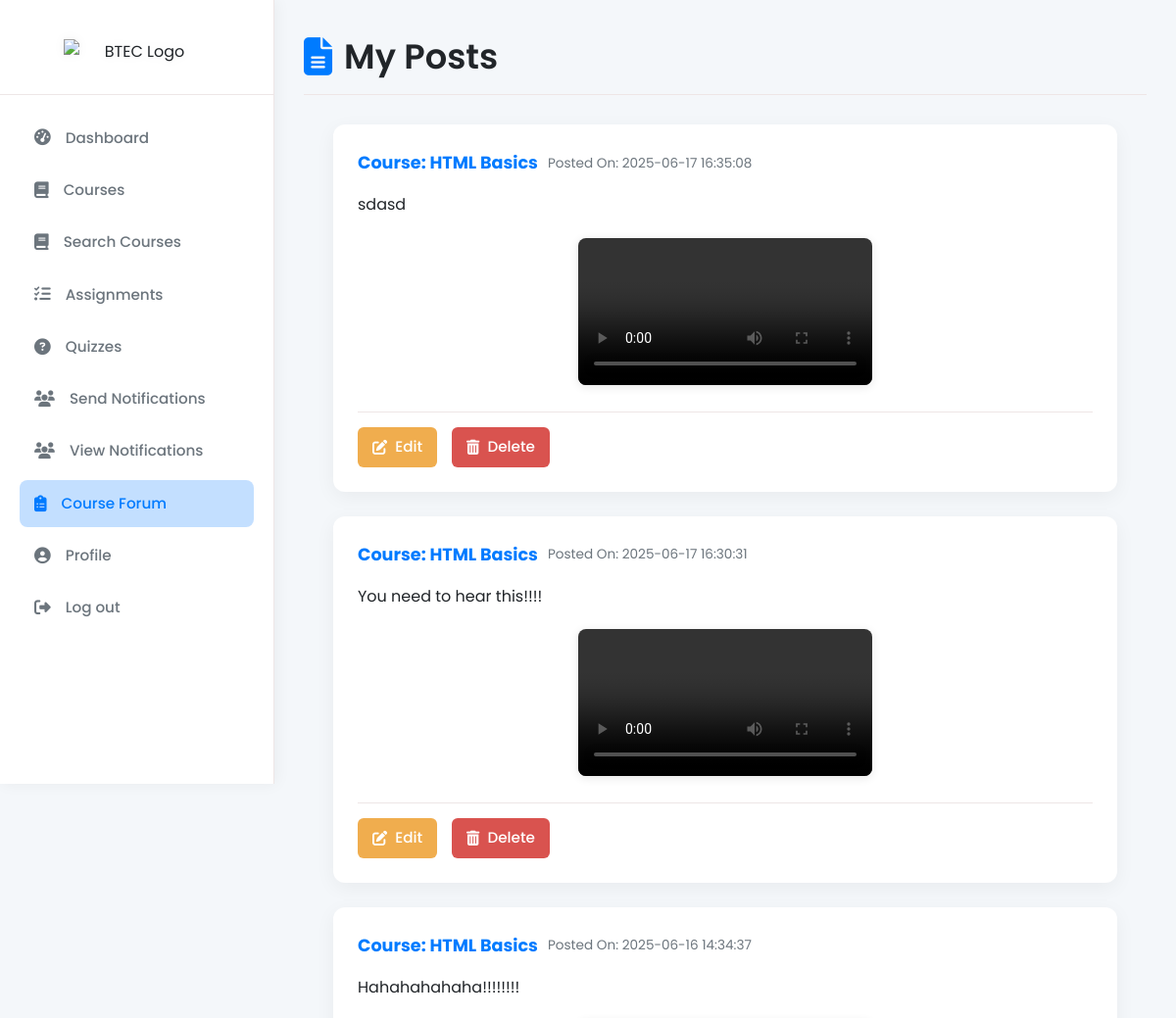
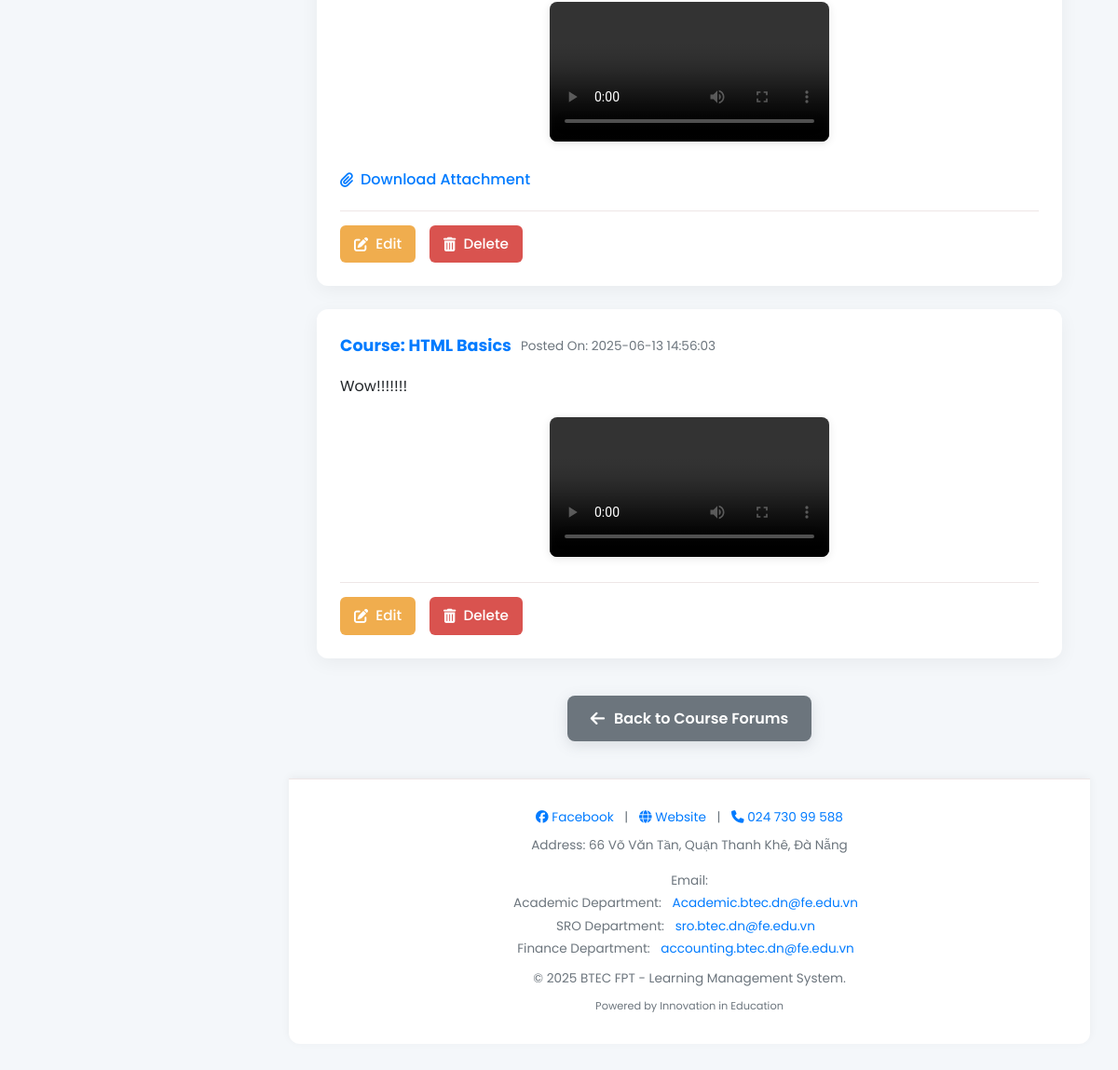
The page /module/teacher/forum/teacher_my_posts.php (signed in) on the database its author committed (2 pictures, top to bottom).
### tables this page shows
CREATE TABLE `posts` (
  `id` int NOT NULL,
  `course_id` int NOT NULL,
  `user_id` int NOT NULL,
  `content` text NOT NULL,
  `media_url` varchar(255) DEFAULT NULL,
  `attachment` varchar(255) DEFAULT NULL,
  `status` enum('pending','approved','rejected') DEFAULT 'pending',
  `created_at` datetime DEFAULT CURRENT_TIMESTAMP
);

CREATE TABLE `courses` (
  `id` int NOT NULL,
  `title` varchar(255) NOT NULL,
  `department` varchar(255) DEFAULT NULL,
  `description` text,
  `teacher_id` int DEFAULT NULL,
  `created_at` datetime DEFAULT CURRENT_TIMESTAMP
);

### module/teacher/forum/teacher_my_posts.php (the view, shortened to what this page needs)
<?php
include "../../../includes/db_connect.php";
$teacher_id = $_SESSION['user_id'];
$posts = $conn->query("
    SELECT p.id, p.content, p.media_url, p.attachment, p.created_at, c.title as course_title
    FROM posts p
    JOIN courses c ON p.course_id = c.id
    WHERE p.user_id = $teacher_id
    ORDER BY p.created_at DESC
");
?>
<!DOCTYPE html>
<html>
<head>
    <link rel="stylesheet" href="https://cdnjs.cloudflare.com/ajax/libs/font-awesome/6.5.0/css/all.min.css">
    <link rel="stylesheet" href="../../../css/style.css">
    <link rel="stylesheet" href="../../../css/teacher/teacher_my_posts.css">
</head>
<body>
    <?php include "../../../includes/teacher_sidebar.php"; ?>
    <div class="main-content">
        <div class="admin-page-header">
            <h2><i class="fas fa-file-alt"></i> My Posts</h2>
        </div>
        <div class="forum-posts-container">
            <?php if ($posts->num_rows > 0): ?>
                <?php while ($post = $posts->fetch_assoc()): ?>
                    <div class="post-card">
                        <div class="post-author-info">
                            <strong>Course: <?= htmlspecialchars($post['course_title']) ?></strong>
                            <span>Posted On: <?= $post['created_at'] ?></span>
                        </div>
                        <div class="post-content">
                            <p><?= nl2br(htmlspecialchars($post['content'])) ?></p>
                        </div>
                        <?php if ($post['media_url']): ?>
                            <div class="post-media">
                                <?php
                                $ext = strtolower(pathinfo($post['media_url'], PATHINFO_EXTENSION));
                                if (in_array($ext, ['jpg', 'jpeg', 'png', 'gif'])):
                                ?>
                                    <img src="<?= htmlspecialchars($post['media_url']) ?>" alt="Image">
                                <?php elseif (in_array($ext, ['mp4', 'webm', 'ogg'])): ?>
                                    <video src="<?= htmlspecialchars($post['media_url']) ?>" controls></video>
                                <?php else: ?>
                                    <a href="<?= htmlspecialchars($post['media_url']) ?>" target="_blank"><i class="fas fa-file-image"></i> View Media</a>
                                <?php endif; ?>
                            </div>
                        <?php endif; ?>
                        <?php if ($post['attachment']): ?>
                            <div class="post-attachment">
                                <a href="<?= htmlspecialchars($post['attachment']) ?>" download>
                                    <i class="fas fa-paperclip"></i> Download Attachment
                                </a>
                            </div>
                        <?php endif; ?>
                        <div class="post-actions-buttons">
                            <a href="teacher_edit_post.php?post_id=<?= $post['id'] ?>" class="action-button edit-btn">
                                <i class="fas fa-edit"></i> Edit
                            </a>
                            <a href="teacher_my_posts.php?action=delete&post_id=<?= $post['id'] ?>" class="action-button delete-btn" onclick="return confirm('Are you sure you want to delete this post? This will also delete all associated comments and likes.');">
                                <i class="fas fa-trash-alt"></i> Delete
                            </a>
                        </div>
                    </div>
                <?php endwhile; ?>
            <?php else: ?>
                <p class="no-posts-message"><i class="fas fa-exclamation-circle"></i> You haven't made any posts yet.</p>
            <?php endif; ?>
        </div>
        <div class="back-button-container">
            <a href="teacher_forum_courses.php" class="back-button">
                <i class="fas fa-arrow-left"></i> Back to Course Forums
            </a>
        </div>
        <?php include "../../../includes/footer.php"; ?>
    </div>
</body>
</html>

### css/style.css (style rules this page uses)
:root { --primary-color: #007bff; --accent-color: #dc3545; --background-light: #f4f7fa; --background-card: #ffffff; --text-dark: #212529; --text-medium: #6c757d; --text-light: #ced4da; --border-color: #eee6e6; --shadow-light: rgba(0, 0, 0, 0.05); --shadow-medium: rgba(0, 0, 0, 0.1); }
*, *::before, *::after { box-sizing: border-box; margin: 0; padding: 0; }
body { font-family: 'Poppins', sans-serif; background-color: var(--background-light); color: var(--text-dark); line-height: 1.6; display: flex; min-height: 100vh; }

### css/teacher/teacher_my_posts.css (style rules this page uses)
body { font-family: 'Poppins', sans-serif; background: var(--background-light); color: var(--text-dark); line-height: 1.6; min-height: 100vh; display: flex; overflow-x: hidden; transition: background 0.4s, color 0.4s; }
.main-content { margin-left: 280px; padding: 30px; flex-grow: 1; display: flex; flex-direction: column; background-color: var(--background-light); transition: margin-left 0.3s ease; }
.admin-page-header { display: flex; justify-content: space-between; align-items: center; margin-bottom: 30px; padding-bottom: 10px; border-bottom: 1px solid var(--border-color); }
.admin-page-header h2 { font-size: 2.2em; color: var(--text-dark); margin: 0; display: flex; align-items: center; font-weight: 600; }
.admin-page-header h2 i { margin-right: 12px; color: var(--primary-color); font-size: 1.1em; }
.forum-posts-container { display: flex; flex-direction: column; align-items: center; gap: 25px; }
.post-card { background-color: var(--background-card); padding: 25px; border-radius: 12px; box-shadow: 0 5px 20px var(--shadow-light); transition: transform 0.2s ease, box-shadow 0.2s ease; width: 100%; max-width: 800px; }
.post-author-info { display: flex; align-items: center; margin-bottom: 15px; flex-wrap: wrap; }
.post-author-info strong { font-size: 1.1em; color: var(--primary-color); margin-right: 10px; }
.post-author-info span { font-size: 0.85em; color: var(--text-medium); margin-right: 10px; }
.post-content { font-size: 1em; color: var(--text-dark); margin-bottom: 15px; line-height: 1.7; }
.post-media { margin: 20px 0; text-align: center; }
.post-media img, .post-media video { max-width: 100%; height: auto; border-radius: 8px; box-shadow: 0 2px 10px rgba(0,0,0,0.1); max-height: 400px; object-fit: contain; }
.post-attachment { margin-bottom: 20px; }
.post-attachment a { display: inline-flex; align-items: center; color: var(--primary-color); text-decoration: none; font-weight: 500; transition: color 0.2s ease; }
.post-attachment a i { margin-right: 8px; }
.post-actions-buttons { display: flex; align-items: center; justify-content: flex-start; gap: 15px; padding-top: 15px; border-top: 1px solid var(--border-color); margin-top: 20px; flex-wrap: wrap; }
.action-button { display: inline-flex; align-items: center; padding: 8px 15px; border-radius: 6px; font-size: 0.95em; font-weight: 500; text-decoration: none; transition: background-color 0.2s ease, transform 0.1s ease; cursor: pointer; border: none; }
.action-button i { margin-right: 8px; }
.action-button.edit-btn { background-color: #f0ad4e; color: white; }
.action-button.delete-btn { background-color: #d9534f; color: white; }
.back-button-container { margin-top: 40px; text-align: center; }
.back-button { display: inline-flex; align-items: center; padding: 12px 25px; background-color: #6c757d; color: white; text-decoration: none; border-radius: 8px; font-weight: 600; transition: background-color 0.3s ease, transform 0.2s ease, box-shadow 0.3s ease; box-shadow: 0 4px 15px rgba(108, 117, 125, 0.2); }
.back-button i { margin-right: 10px; font-size: 1.1em; }

### rows shown on the page
posts: course.title "HTML Basics", created_at "2025-06-17 16:35:08", content "sdasd"
posts: course.title "HTML Basics", created_at "2025-06-17 16:30:31", content "You need to hear this!!!!"
posts: course.title "HTML Basics", created_at "2025-06-16 14:34:37", content "Hahahahahaha!!!!!!!!"
posts: course.title "HTML Basics", created_at "2025-06-13 14:56:03", content "Wow!!!!!!!"
